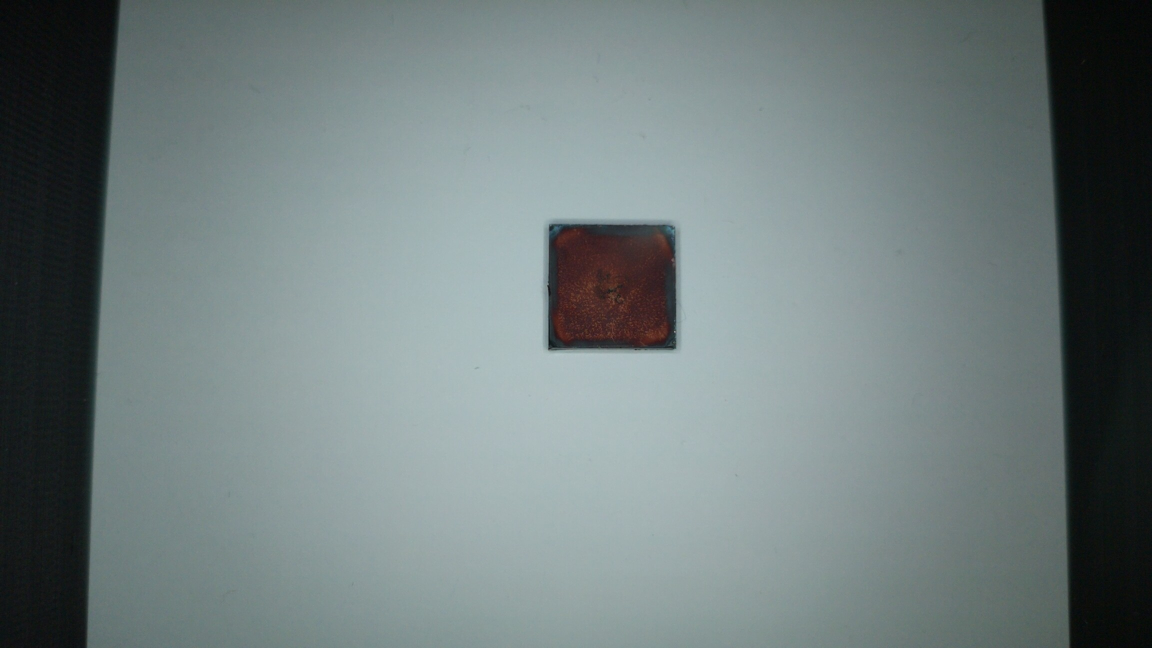
#> input picture results/20261112/10_background_corrected_images_4points/corrected_full/photo_20261112_163701_835677.png, 2304 x 1296 px, given in place of photo_20261112_163701_835677.jpg, which was not available (shown at 1/2 size)
$ python check_sn10_orientation.py
#> lines starting #> are read from the running program, lines starting #| are printed output that depends on the picture; after the words box and inside, x2 and y2 are one past the last pixel; in counts of white or black regions, pixels touching at a corner belong together
#> further down, a is the input picture: shape (1296, 2304, 3); mean R, G, B 112.7, 125, 125.1
### notebooks/capture_repeatability/analyze_repeatability.py
"""Descriptive comparison of the 2026-11-10 fixed/repositioned capture test."""
from pathlib import Path
import csv
from datetime import datetime
import hashlib
import json
import platform

import cv2
import numpy as np
from PIL import Image
import matplotlib
matplotlib.use('Agg')
import matplotlib.pyplot as plt
from matplotlib.font_manager import FontProperties

ROOT = Path(__file__).resolve().parents[2]
SOURCE = ROOT / 'data/raw/撮影再現性/20261110_FACsSnPbI3_Sn25mol'
OUT = ROOT / 'results/20261110/01_capture_repeatability'
SIZE = 256
MARGINS = (.12, .18, .24)
COLORS = ('#d44b40', '#269753', '#416bc3')


def sha(path):
    return hashlib.sha256(path.read_bytes()).hexdigest()


def corners_and_bbox(rgb):
    h, w = rgb.shape[:2]
#> h = 1296; w = 2304
    x0, x1, y0, y1 = int(.25*w), int(.75*w), int(.2*h), int(.8*h)
#> x0 = 576; x1 = 1728; y0 = 259; y1 = 1036
    gray = cv2.cvtColor(rgb[y0:y1, x0:x1], cv2.COLOR_RGB2GRAY)
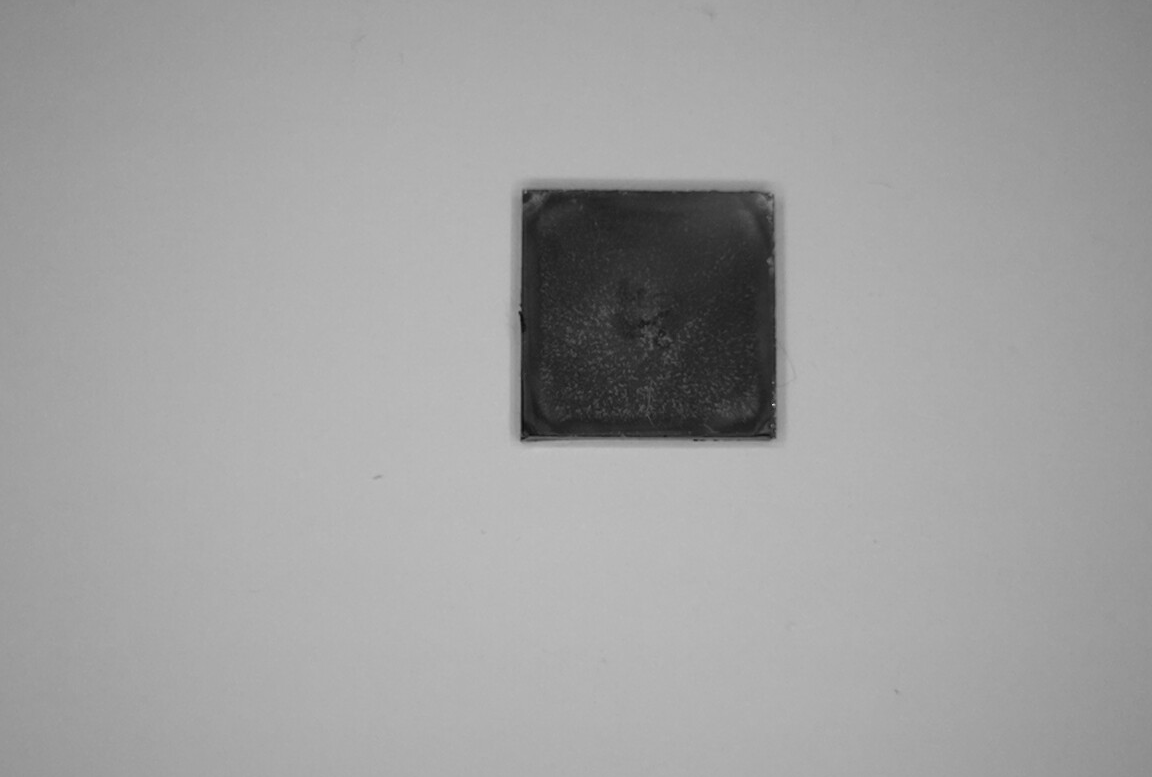
#> gray: shape (777, 1152); min 12, max 209, mean 160.3
    _, mask = cv2.threshold(gray, 0, 255, cv2.THRESH_BINARY_INV + cv2.THRESH_OTSU)
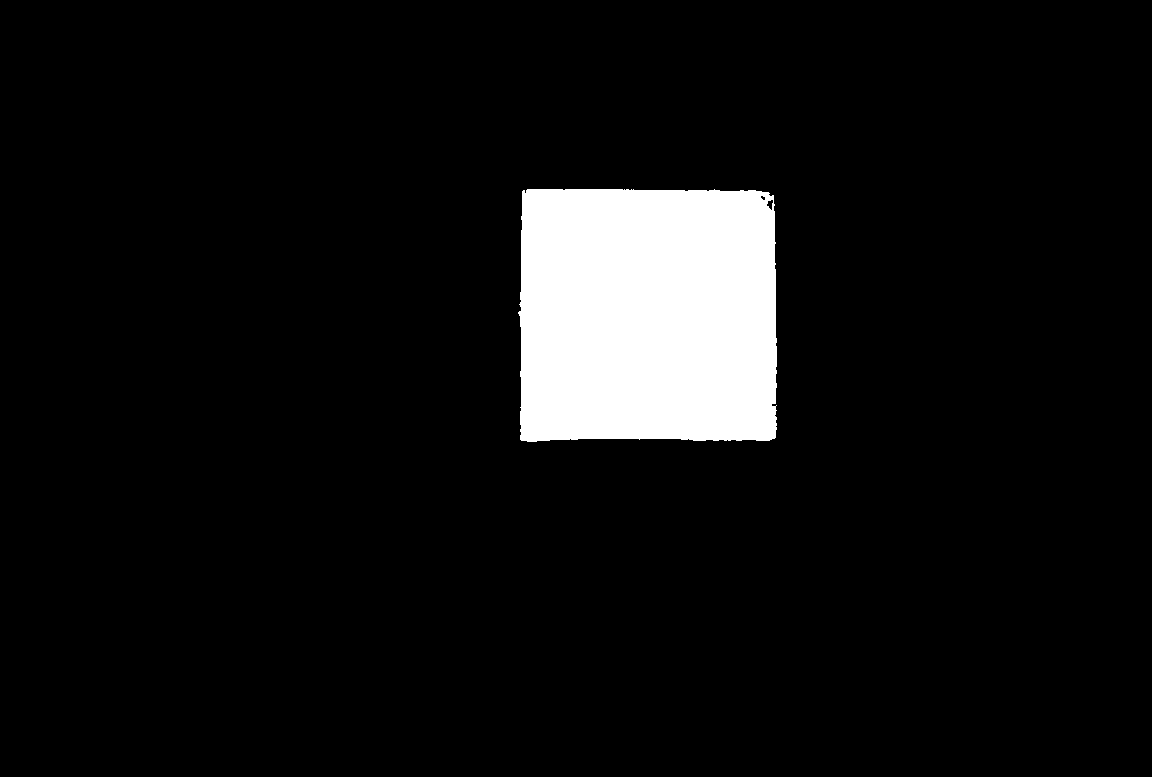
#> mask: shape (777, 1152); 7.1% white; 1 white region
    contours, _ = cv2.findContours(mask, cv2.RETR_EXTERNAL, cv2.CHAIN_APPROX_SIMPLE)
#> contours = 1 contour; box (x1, y1, x2, y2) and area: (518, 189, 777, 442) 63214
    contour = max(contours, key=cv2.contourArea) + np.array([[[x0, y0]]])
#> contour = 201 rows, first 8: [1103, 448], [1102, 449], [1102, 451], [1101, 452], [1100, 451], [1100, 449], [1099, 449], [1098, 450]
    x, y, width, height = cv2.boundingRect(contour)
#> x = 1094; y = 448; width = 259; height = 253
    if not (100 < width < 500 and 100 < height < 500 and .7 < width/height < 1.3):
        raise ValueError('Film detection requires manual review')
    hull = cv2.convexHull(contour)
#> hull = contour of 21 points, box (x1, y1, x2, y2) (1094, 448, 1353, 701), area 64286
    perimeter = cv2.arcLength(hull, True)
#> perimeter = 999.1
    for fraction in (.01, .015, .02, .03, .04):
        approx = cv2.approxPolyDP(hull, fraction * perimeter, True)
        if len(approx) == 4:
            break
    else:
        raise ValueError('No quadrilateral film detected')
#> this loop made 1 pass
    points = approx[:, 0, :].astype(np.float32)
#> points = [[1349, 454], [1350, 697], [1096, 698], [1099, 449]]
    sums, diffs = points.sum(axis=1), np.diff(points, axis=1).ravel()
#> sums = [1803, 2047, 1794, 1548]; diffs = [-895, -653, -398, -650]
    ordered = np.array([points[sums.argmin()], points[diffs.argmin()],
                        points[sums.argmax()], points[diffs.argmax()]], np.float32)
#> ordered = [[1099, 449], [1349, 454], [1350, 697], [1096, 698]]
    if len(np.unique(ordered, axis=0)) != 4:
        raise ValueError('Ambiguous corner ordering')
    return ordered, (x, y, width, height)


def roi(array, margin):
    n = round(SIZE * margin)
    return array[n:SIZE-n, n:SIZE-n]


# [254 lines left out: functions savefig, csv_write, main, make_intro_figure, write_report, not called in this run]


# [1 lines that do not run on import are left out]

### notebooks/film_time_series/check_sn10_orientation.py
from pathlib import Path
import sys,json
import numpy as np,cv2
from PIL import Image
import matplotlib
matplotlib.use('Agg')
import matplotlib.pyplot as plt
sys.path.insert(0,'notebooks/capture_repeatability')
from analyze_repeatability import corners_and_bbox
out=Path('results/20261112/04_orientation_check');out.mkdir(exist_ok=True)
paths=[Path('data/raw/Touma/FACsSnPbI3(Sn10mol%)_SnF2_0.1mol%/20261112/5min/1h/photo_20261112_163701_835677.jpg'),Path('data/raw/試行錯誤写真/photo_20261112_185622_645764.jpg')]
crops=[]
for p in paths:
 a=np.array(Image.open(p));corners,_=corners_and_bbox(a);crops.append(cv2.warpPerspective(a,cv2.getPerspectiveTransform(corners,np.float32([[0,0],[255,0],[255,255],[0,255]])),(256,256)))
#> after `corners, _ = corners_and_bbox(a)`: corners has the same summary as ordered in corners_and_bbox
#> pass 2 of the loop `for p in paths:`:
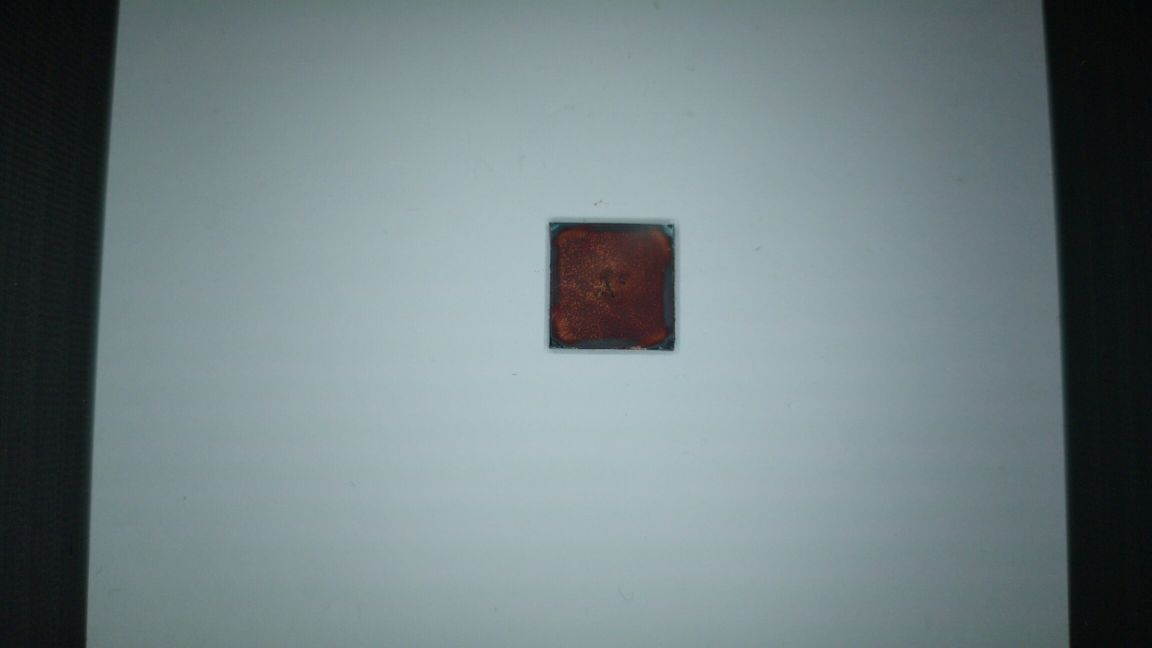
#> input picture data/raw/試行錯誤写真/photo_20261112_185622_645764.jpg, 2304 x 1296 px, found by its file name (shown at 1/2 size)
#> a is the input picture: shape (1296, 2304, 3); mean R, G, B 113.3, 127.5, 130.6
#> in corners_and_bbox (call 2), `gray = cv2.cvtColor(rgb[y0:y1, x0:x1], cv2.COLOR_RGB2GRAY)`:
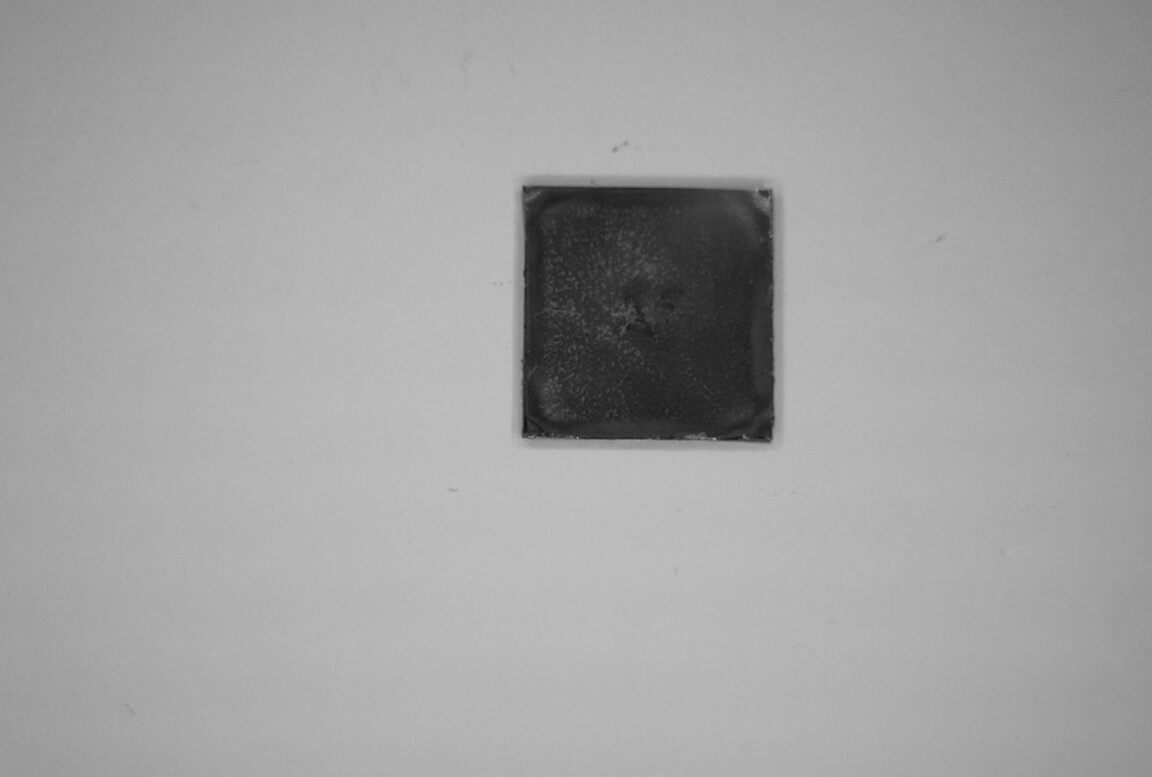
#> gray: shape (777, 1152); min 15, max 192, mean 162.6
#> in corners_and_bbox (call 2), `_, mask = cv2.threshold(gray, 0, 255, cv2.THRESH_BINARY_INV + cv2.THRE..`:
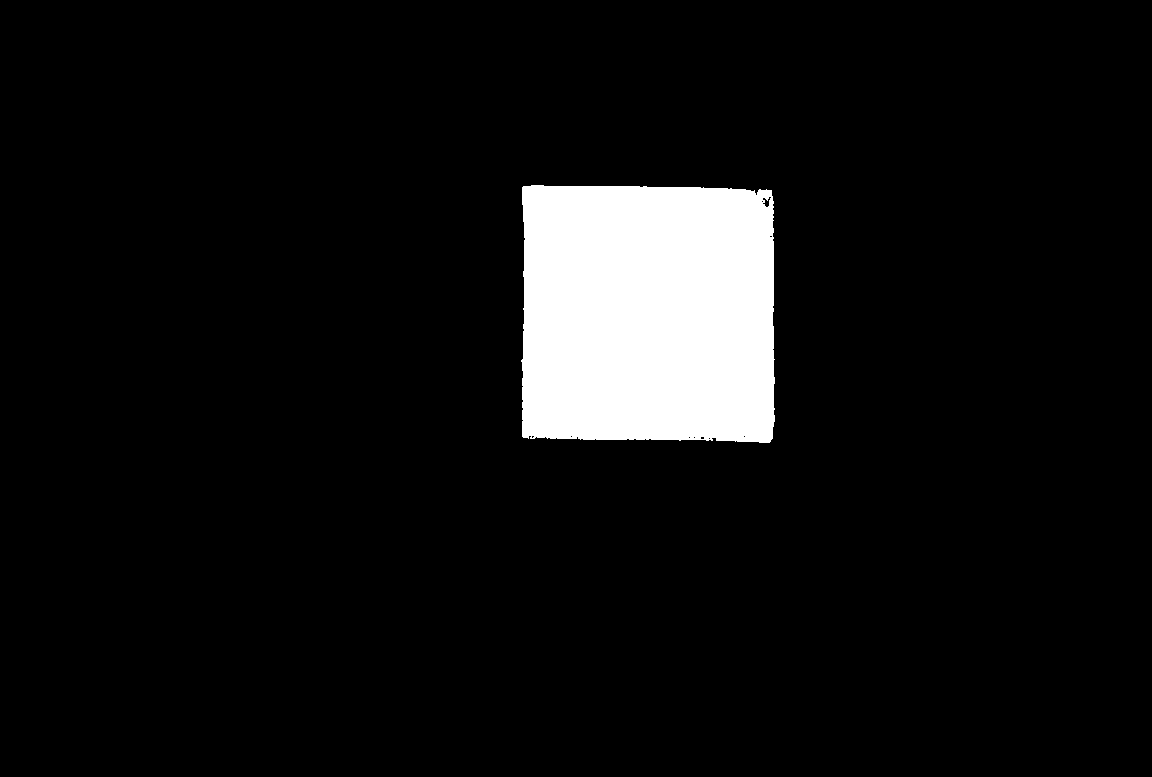
#> mask: shape (777, 1152); 7.1% white; 1 white region
#> contours = 1 contour; box (x1, y1, x2, y2) and area: (521, 185, 775, 443) 62916
#> contour = 224 rows, first 8: [1107, 444], [1106, 445], [1099, 445], [1098, 446], [1098, 463], [1099, 464], [1099, 480], [1100, 481]
#> x = 1097; y = 444; width = 254; height = 258
#> hull = contour of 21 points, box (x1, y1, x2, y2) (1097, 444, 1351, 702), area 63910
#> perimeter = 999.5
#> the loop in corners_and_bbox (call 2), `for fraction in (.01, .015, .02, .03, .04):` made 1 pass
#> approx on pass 1: [[1099, 445], [1347, 449], [1345, 701], [1098, 695]]
#> points = [[1099, 445], [1347, 449], [1345, 701], [1098, 695]]
#> sums = [1544, 1796, 2046, 1793]; diffs = [-654, -898, -644, -403]
#> ordered has the same summary as points
#> corners has the same summary as points in corners_and_bbox
def feature(a):
 g=cv2.cvtColor(a,cv2.COLOR_RGB2GRAY).astype(float);return cv2.GaussianBlur(g,(0,0),2)-cv2.GaussianBlur(g,(0,0),10)
#> after `g = cv2.cvtColor(a, cv2.COLOR_RGB2GRAY).astype(float)`:
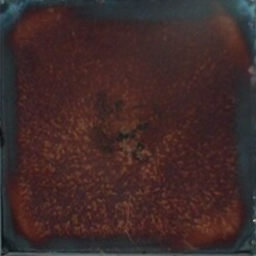
#> a: shape (256, 256, 3); mean of channels 0, 1, 2 63.4, 42.5, 42; drawn as R, G, B
#> after `return cv2.GaussianBlur(g, (0, 0), 2) - cv2.GaussianBlur(g, (0, 0), 10`:
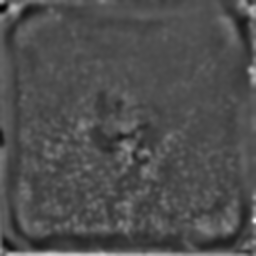
#> returned value: shape (256, 256) float64; min -21.45, max 47.99, mean 0.1; drawn with min black and max white
x=feature(crops[0])[35:-35,35:-35].ravel();scores=[]
for flip in [False,True]:
 for k in range(4):
  candidate=np.rot90(np.fliplr(crops[1]) if flip else crops[1],k);y=feature(candidate)[35:-35,35:-35].ravel();scores.append({'mirror':flip,'ccw_rotation_deg':k*90,'correlation':float(np.corrcoef(x,y)[0,1])})
#> this loop made 2 passes
#> pass 1, in feature (call 5), `g = cv2.cvtColor(a, cv2.COLOR_RGB2GRAY).astype(float)`:
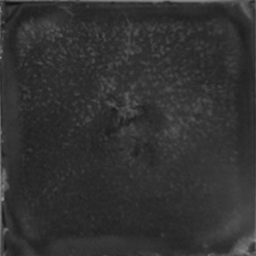
#> g: shape (256, 256) float64; min 16, max 153, mean 50.1
#> after the loop:
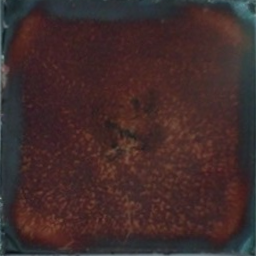
#> candidate: shape (256, 256, 3); mean of channels 0, 1, 2 64.7, 43.9, 43.8; drawn as R, G, B
#> after the loop, scores = 8 items
print(json.dumps(sorted(scores,key=lambda r:-r['correlation']),indent=2))
#> (printed output is left out)
fig,axes=plt.subplots(1,2,figsize=(9,4.5))
for ax,a,label in zip(axes,crops,['Previous: 16:37','Current: 18:56']):ax.imshow(a);ax.set_title(label);ax.axis('off')
#> this loop made 2 passes
#> label on passes 1 to 2: 'Previous: 16:37', 'Current: 18:56'
fig.tight_layout();fig.savefig(out/'comparison.png',dpi=160)
#> after `fig.tight_layout()`:
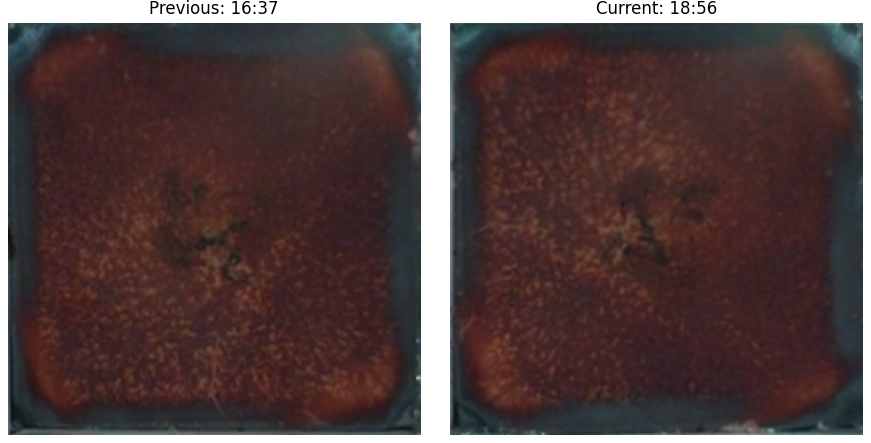
#> figure drawn by matplotlib, 2 panels
(out/'orientation_scores.json').write_text(json.dumps(scores,indent=2))
